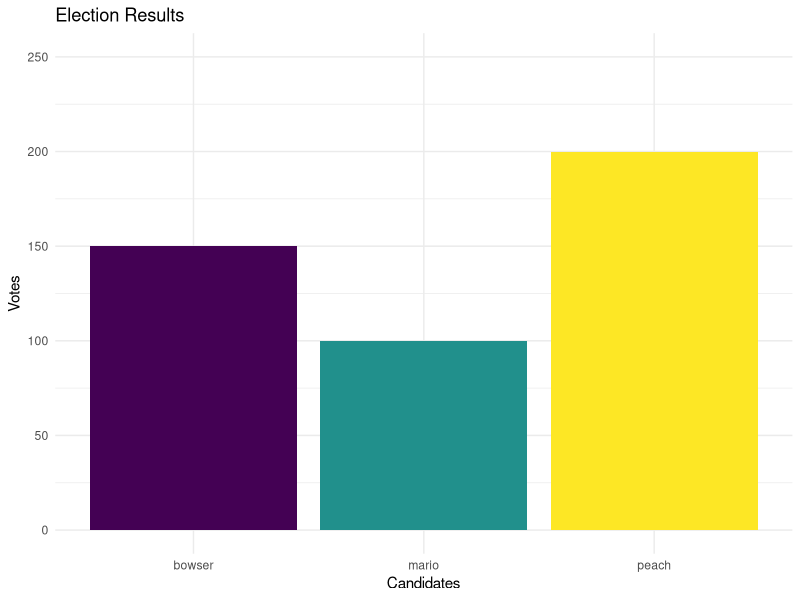

This figure's R source:
library(tidyverse)
candidate<- c("mario","peach","bowser")
votes<- c(100,200,150)
votes<-data.frame(candidate,votes)

first_graph <-ggplot(votes, aes(x=candidate,y=votes))+
  geom_col(
    aes(fill= candidate),
    show.legend = FALSE)+ #bir layer ekledik, sütunları içeren
  scale_fill_viridis_d("Candidate")+ #Renk körleri için özel renkler
  #içerdeki Candidate renk kısmının ismini değiştirmeye yarar.
scale_y_continuous(limits = c(0,250))+
  labs(
    x="Candidates",
    y="Votes",
    title="Election Results"
  ) +
  theme_minimal() #farklı temalar ekler, havalı şeyler var

ggsave(
  "votes.png",
  plot = first_graph,
  width = 1200,
  height = 900,
  units = "px"
  ) #grafiği pcne kaydetmeye yarar.



                   
                   